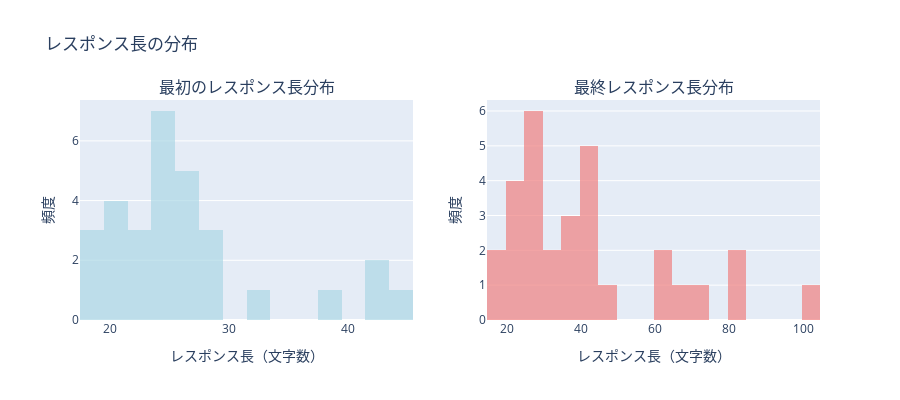

The notebook cell saved with this chart:
### Code cell
def analyze_response_patterns(results: List[Dict]):
    """生のレスポンステキストのパターンを分析"""
    
    print("=== レスポンステキストのパターン分析 ===")
    
    # レスポンスの長さ分析
    first_response_lengths = [len(r.get('first_response', '')) for r in results]
    final_response_lengths = [len(r.get('final_response', '')) for r in results]
    
    print(f"\n【レスポンス長の統計】")
    print(f"最初のレスポンス長: 平均{np.mean(first_response_lengths):.1f}文字, 中央値{np.median(first_response_lengths):.1f}文字")
    print(f"最終レスポンス長: 平均{np.mean(final_response_lengths):.1f}文字, 中央値{np.median(final_response_lengths):.1f}文字")
    
    # よくあるレスポンスパターンの検出
    common_patterns = {}
    unknown_patterns = {}
    
    for result in results:
        first_resp = result.get('first_response', '').strip()
        final_resp = result.get('final_response', '').strip()
        
        # 共通パターンをカウント
        if first_resp:
            first_key = first_resp[:50]  # 最初の50文字で判定
            common_patterns[first_key] = common_patterns.get(first_key, 0) + 1
        
        # UNKNOWN回答のパターンを特別に分析
        if result.get('first_answer') == 'UNKNOWN':
            unknown_key = first_resp[:50]
            unknown_patterns[unknown_key] = unknown_patterns.get(unknown_key, 0) + 1
    
    print(f"\n【よくあるレスポンスパターン】（最初の5件）")
    for pattern, count in sorted(common_patterns.items(), key=lambda x: x[1], reverse=True)[:5]:
        print(f"  件数{count}: '{pattern}...'")
    
    if unknown_patterns:
        print(f"\n【UNKNOWN回答のレスポンスパターン】")
        for pattern, count in sorted(unknown_patterns.items(), key=lambda x: x[1], reverse=True)[:3]:
            print(f"  件数{count}: '{pattern}...'")
    
    # レスポンス長の可視化
    fig = make_subplots(
        rows=1, cols=2,
        subplot_titles=['最初のレスポンス長分布', '最終レスポンス長分布']
    )
    
    fig.add_trace(
        go.Histogram(x=first_response_lengths, nbinsx=20, name='最初のレスポンス',
                    marker_color='lightblue', opacity=0.7),
        row=1, col=1
    )
    
    fig.add_trace(
        go.Histogram(x=final_response_lengths, nbinsx=20, name='最終レスポンス',
                    marker_color='lightcoral', opacity=0.7),
        row=1, col=2
    )
    
    fig.update_layout(
        title_text="レスポンス長の分布",
        height=400,
        showlegend=False
    )
    
    fig.update_xaxes(title_text="レスポンス長（文字数）", row=1, col=1)
    fig.update_xaxes(title_text="レスポンス長（文字数）", row=1, col=2)
    fig.update_yaxes(title_text="頻度", row=1, col=1)
    fig.update_yaxes(title_text="頻度", row=1, col=2)
    
    return fig

# レスポンステキストパターンの分析実行
if 'task_results' in locals() and len(task_results) > 0:
    response_fig = analyze_response_patterns(task_results)
    if response_fig:
        response_fig.show()
else:
    print("⚠️ task_results が利用できません。")

### Figure 1 — Plotly figure (JSON) as saved in the notebook; plotly's stock layout.template omitted (floating-point values rounded to 4 significant figures)
{"data": [{"marker": {"color": "lightblue"}, "name": "最初のレスポンス", "nbinsx": 20, "opacity": 0.7, "type": "histogram", "x": [19, 39, 23, 22, 28, 27, 27, 23, 24, 24, 26, 25, 44, 20, 20, 19, 42, 24, 20, 20, 24, 24, 25, 26, 32, 28, 26, 42, 29, 18], "xaxis": "x", "yaxis": "y"}, {"marker": {"color": "lightcoral"}, "name": "最終レスポンス", "nbinsx": 20, "opacity": 0.7, "type": "histogram", "x": [19, 39, 23, 44, 28, 27, 44, 34, 47, 29, 84, 66, 72, 84, 20, 64, 38, 32, 36, 102, 24, 24, 42, 26, 64, 40, 26, 42, 29, 18], "xaxis": "x2", "yaxis": "y2"}], "layout": {"annotations": [{"font": {"size": 16}, "showarrow": false, "text": "最初のレスポンス長分布", "x": 0.225, "xanchor": "center", "xref": "paper", "y": 1, "yanchor": "bottom", "yref": "paper"}, {"font": {"size": 16}, "showarrow": false, "text": "最終レスポンス長分布", "x": 0.775, "xanchor": "center", "xref": "paper", "y": 1, "yanchor": "bottom", "yref": "paper"}], "height": 400, "showlegend": false, "title": {"text": "レスポンス長の分布"}, "xaxis": {"anchor": "y", "domain": [0, 0.45], "title": {"text": "レスポンス長（文字数）"}}, "xaxis2": {"anchor": "y2", "domain": [0.55, 1], "title": {"text": "レスポンス長（文字数）"}}, "yaxis": {"anchor": "x", "domain": [0, 1], "title": {"text": "頻度"}}, "yaxis2": {"anchor": "x2", "domain": [0, 1], "title": {"text": "頻度"}}}}
